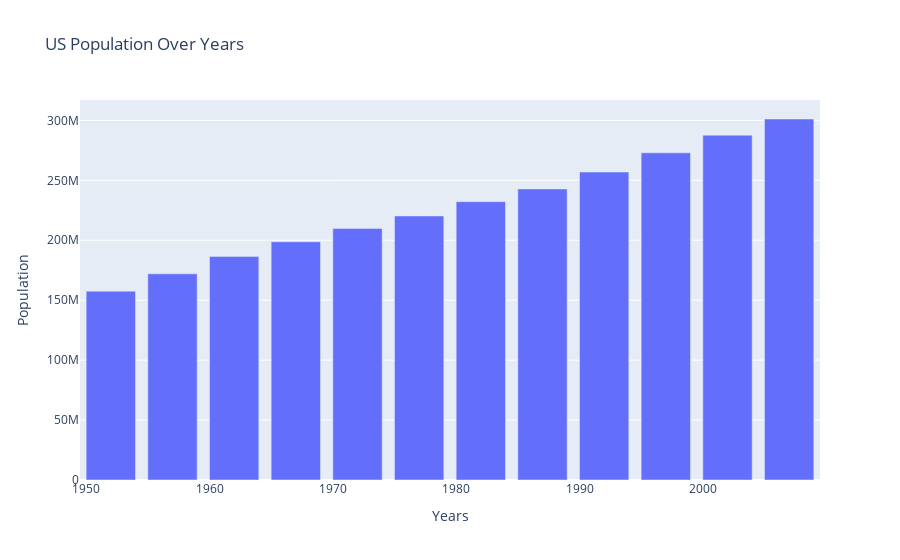

Notebook code for this chart:
### Code cell
# Get population change in US by querying for US data
df_us = px.data.gapminder().query("country == 'United States'")
# px.bar(df_us, x='year', y='pop',title = 'US Population Over Years')
px.bar(df_us,x = 'year' , y = 'pop' , title = 'US Population Over Years',labels = {'pop':'Population','year':'Years'})

### Figure 1 — Plotly figure (JSON) as saved in the notebook; plotly's stock layout.template omitted (floating-point values rounded to 4 significant figures)
{"data": [{"alignmentgroup": "True", "hovertemplate": "Years=%{x}<br>Population=%{y}<extra></extra>", "legendgroup": "", "marker": {"color": "#636efa", "pattern": {"shape": ""}}, "name": "", "offsetgroup": "", "orientation": "v", "showlegend": false, "textposition": "auto", "type": "bar", "x": [1952, 1957, 1962, 1967, 1972, 1977, 1982, 1987, 1992, 1997, 2002, 2007], "xaxis": "x", "y": [157553000, 171984000, 186538000, 198712000, 209896000, 220239000, 232187835, 242803533, 256894189, 272911760, 287675526, 301139947], "yaxis": "y"}], "layout": {"autosize": true, "barmode": "relative", "legend": {"tracegroupgap": 0}, "title": {"text": "US Population Over Years"}, "xaxis": {"anchor": "y", "autorange": true, "domain": [0, 1], "range": [1950.0, 2010.0], "title": {"text": "Years"}, "type": "linear"}, "yaxis": {"anchor": "x", "autorange": true, "domain": [0, 1], "range": [0, 317000000.0], "title": {"text": "Population"}, "type": "linear"}}}
